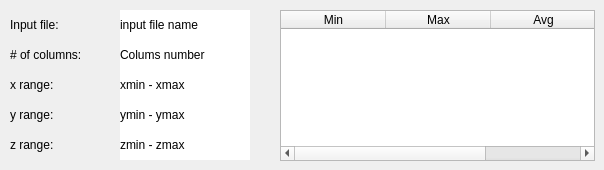
        <widget class="QWidget" name="tab_4">
         <attribute name="title">
          <string>Vector info</string>
         </attribute>
         <widget class="QTableWidget" name="vector_Table">
          <property name="geometry">
           <rect>
            <x>280</x>
            <y>10</y>
            <width>315</width>
            <height>151</height>
           </rect>
          </property>
          <property name="minimumSize">
           <size>
            <width>0</width>
            <height>0</height>
           </size>
          </property>
          <property name="maximumSize">
           <size>
            <width>100000</width>
            <height>16777215</height>
           </size>
          </property>
          <property name="editTriggers">
           <set>QAbstractItemView::NoEditTriggers</set>
          </property>
          <attribute name="horizontalHeaderDefaultSectionSize">
           <number>105</number>
          </attribute>
          <attribute name="horizontalHeaderMinimumSectionSize">
           <number>40</number>
          </attribute>
          <attribute name="horizontalHeaderStretchLastSection">
           <bool>true</bool>
          </attribute>
          <column>
           <property name="text">
            <string>Min</string>
           </property>
          </column>
          <column>
           <property name="text">
            <string>Max</string>
           </property>
          </column>
          <column>
           <property name="text">
            <string>Avg</string>
           </property>
          </column>
         </widget>
         <widget class="QLabel" name="label_32">
          <property name="geometry">
           <rect>
            <x>10</x>
            <y>100</y>
            <width>110</width>
            <height>30</height>
           </rect>
          </property>
          <property name="text">
           <string>y range:</string>
          </property>
         </widget>
         <widget class="QLabel" name="rowcolVector">
          <property name="geometry">
           <rect>
            <x>120</x>
            <y>40</y>
            <width>130</width>
            <height>30</height>
           </rect>
          </property>
          <property name="styleSheet">
           <string notr="true">QLabel{
	background-color:white;
}</string>
          </property>
          <property name="text">
           <string>Colums number</string>
          </property>
         </widget>
         <widget class="QLabel" name="inputFileVector">
          <property name="geometry">
           <rect>
            <x>120</x>
            <y>10</y>
            <width>130</width>
            <height>30</height>
           </rect>
          </property>
          <property name="styleSheet">
           <string notr="true">QLabel{
	background-color:white;
}</string>
          </property>
          <property name="text">
           <string>input file name</string>
          </property>
         </widget>
         <widget class="QLabel" name="label_31">
          <property name="geometry">
           <rect>
            <x>10</x>
            <y>70</y>
            <width>110</width>
            <height>30</height>
           </rect>
          </property>
          <property name="text">
           <string>x range:</string>
          </property>
         </widget>
         <widget class="QLabel" name="zMinMaxVector">
          <property name="geometry">
           <rect>
            <x>120</x>
            <y>130</y>
            <width>130</width>
            <height>30</height>
           </rect>
          </property>
          <property name="styleSheet">
           <string notr="true">QLabel{
	background-color:white;
}</string>
          </property>
          <property name="text">
           <string>zmin - zmax</string>
          </property>
         </widget>
         <widget class="QLabel" name="xMinMaxVector">
          <property name="geometry">
           <rect>
            <x>120</x>
            <y>70</y>
            <width>130</width>
            <height>30</height>
           </rect>
          </property>
          <property name="styleSheet">
           <string notr="true">QLabel{
	background-color:white;
}</string>
          </property>
          <property name="text">
           <string>xmin - xmax</string>
          </property>
         </widget>
         <widget class="QLabel" name="label_25">
          <property name="geometry">
           <rect>
            <x>10</x>
            <y>10</y>
            <width>110</width>
            <height>30</height>
           </rect>
          </property>
          <property name="text">
           <string>Input file:</string>
          </property>
         </widget>
         <widget class="QLabel" name="label_27">
          <property name="geometry">
           <rect>
            <x>10</x>
            <y>40</y>
            <width>110</width>
            <height>30</height>
           </rect>
          </property>
          <property name="text">
           <string># of columns:</string>
          </property>
         </widget>
         <widget class="QLabel" name="yMinMaxVector">
          <property name="geometry">
           <rect>
            <x>120</x>
            <y>100</y>
            <width>130</width>
            <height>30</height>
           </rect>
          </property>
          <property name="styleSheet">
           <string notr="true">QLabel{
	background-color:white;
}</string>
          </property>
          <property name="text">
           <string>ymin - ymax</string>
          </property>
         </widget>
         <widget class="QLabel" name="label_33">
          <property name="geometry">
           <rect>
            <x>10</x>
            <y>130</y>
            <width>110</width>
            <height>30</height>
           </rect>
          </property>
          <property name="text">
           <string>z range:</string>
          </property>
         </widget>
        </widget>
